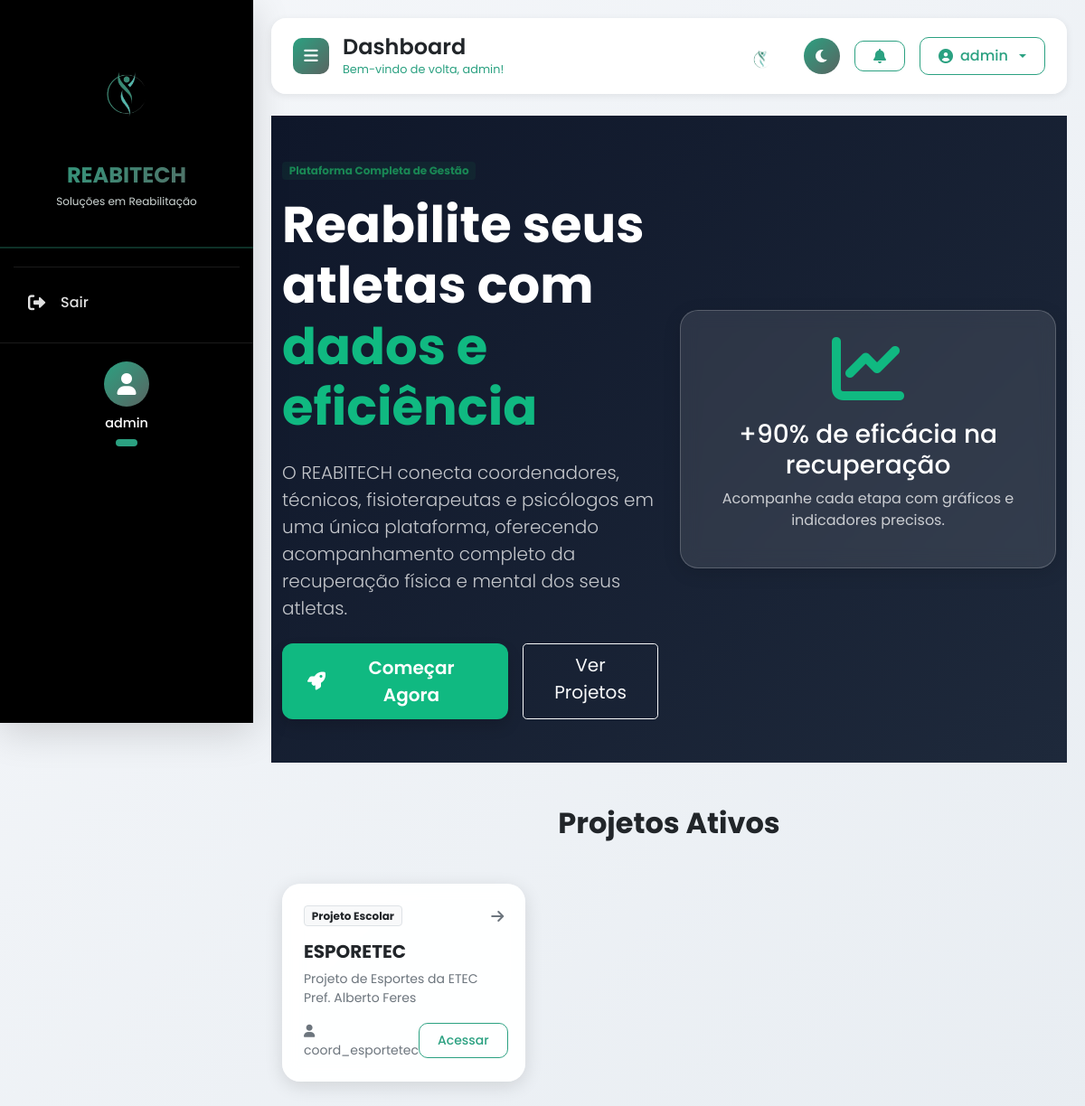
Page / (signed in) on the earlier database version.
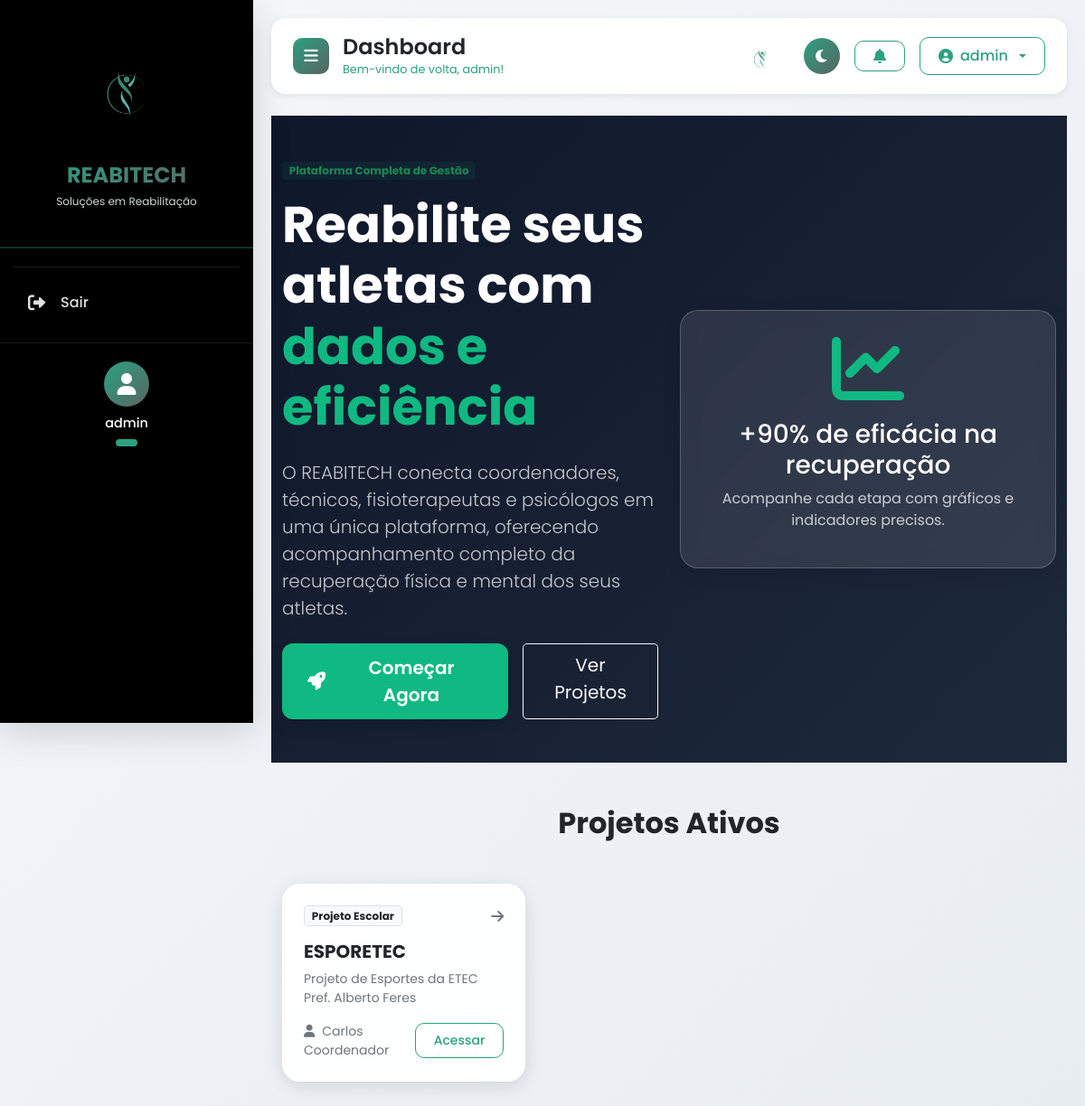
Same page on the later database version.
### projetos/models.py (models this page shows, shortened)
class Projeto(models.Model):
    TIPO_PROJETO = [
        ('time', 'Time Esportivo'),
        ('escola', 'Projeto Escolar'),
        ('clinica', 'Consultório/Clínica'),
        ('outro', 'Outro'),
    ]
    nome = models.CharField(max_length=200)
    tipo = models.CharField(max_length=20, choices=TIPO_PROJETO)
    descricao = models.TextField(blank=True)
    plano = models.ForeignKey(Plano, on_delete=models.PROTECT)
    coordenador = models.ForeignKey(User, on_delete=models.PROTECT, related_name='projetos_coordenados')
    data_criacao = models.DateTimeField(auto_now_add=True)
    ativo = models.BooleanField(default=True)
    logo = models.ImageField(upload_to='projetos/logos/', blank=True, null=True)
    publico = models.BooleanField(default=False)
    site_oficial = models.URLField(blank=True)

### projetos/views.py (the view)
# urls.py: path('', projetos_views.lista_projetos_publicos, name='landing'),
def lista_projetos_publicos(request):
    projetos = Projeto.objects.filter(publico=True, ativo=True)
    planos = Plano.objects.filter(ativo=True)
    return render(request, 'projetos/landing.html', {
        'projetos': projetos,
        'planos': planos,
    })

### templates/projetos/landing.html (shortened to what this page needs)
{% extends 'base.html' %}
{% load static %}
{% block content %}
<section class="py-5" style="background: linear-gradient(135deg, #0f172a, #1e293b); color: white; min-height: 80vh; display: flex; align-items: center;">
    <div class="container">
        <div class="row align-items-center">
            <div class="col-lg-6">
                <span class="badge bg-success bg-opacity-10 text-success mb-3">Plataforma Completa de Gestão</span>
                <h1 class="display-4 fw-bold mb-4">Reabilite seus atletas com <span style="color: #10b981;">dados e eficiência</span></h1>
                <p class="lead mb-4 opacity-75">O REABITECH conecta coordenadores, técnicos, fisioterapeutas e psicólogos em uma única plataforma, oferecendo acompanhamento completo da recuperação física e mental dos seus atletas.</p>
                <div class="d-flex gap-3">
                    <a href="{% url 'login' %}" class="btn btn-primary-custom btn-lg shadow" style="background: #10b981; border: none;">
                        <i class="fas fa-rocket me-2"></i>Começar Agora
                    </a>
                    <a href="#projetos" class="btn btn-outline-light btn-lg">Ver Projetos</a>
                </div>
            </div>
            <div class="col-lg-6 text-center">
                <div class="card-modern p-4 animate-fadeInUp" style="background: rgba(255,255,255,0.1); backdrop-filter: blur(10px); border: 1px solid rgba(255,255,255,0.2);">
                    <i class="fas fa-chart-line fa-5x" style="color: #10b981;"></i>
                    <h3 class="mt-3">+90% de eficácia na recuperação</h3>
                    <p class="opacity-75">Acompanhe cada etapa com gráficos e indicadores precisos.</p>
                </div>
            </div>
        </div>
    </div>
</section>
<section id="projetos" class="py-5">
    <div class="container">
        <h2 class="fw-bold text-center mb-5">Projetos Ativos</h2>
        <div class="row g-4">
            {% for projeto in projetos %}
            <div class="col-md-4">
                <div class="card-modern p-4 card-tilt">
                    <div class="d-flex justify-content-between align-items-center mb-3">
                        <span class="badge bg-light text-dark border">{{ projeto.get_tipo_display }}</span>
                        <i class="fas fa-arrow-right text-muted"></i>
                    </div>
                    <h5 class="fw-bold">{{ projeto.nome }}</h5>
                    <p class="text-muted small mb-3">{{ projeto.descricao|truncatechars:100 }}</p>
                    <div class="d-flex justify-content-between align-items-center">
                        <small class="text-muted"><i class="fas fa-user me-2"></i>{{ projeto.coordenador.get_full_name|default:projeto.coordenador.username }}</small>
                        <a href="{% url 'login' %}" class="btn btn-sm btn-outline-custom">Acessar</a>
                    </div>
                </div>
            </div>
            {% empty %}
            <div class="col-12 text-center">
                <p class="text-muted">Nenhum projeto público no momento.</p>
            </div>
            {% endfor %}
        </div>
    </div>
</section>
{% endblock %}

### templates/base.html (shortened to what this page needs)
<!DOCTYPE html>
<html lang="pt-br" data-bs-theme="light">
<head>
    <link href="https://cdn.jsdelivr.net/npm/bootstrap@5.1.3/dist/css/bootstrap.min.css" rel="stylesheet">
    <link rel="stylesheet" href="https://cdnjs.cloudflare.com/ajax/libs/font-awesome/6.0.0/css/all.min.css">
    <link href="https://unpkg.com/aos@2.3.1/dist/aos.css" rel="stylesheet">
    {% load static %}
    <link rel="stylesheet" href="{% static 'css/style.css' %}">
    <link rel="stylesheet" href="{% static 'css/animations.css' %}">
    <link rel="stylesheet" href="{% static 'css/dashboard.css' %}">
</head>
<body>
    {% if user.is_authenticated %}
    <div class="sidebar" id="sidebar">
        <div class="sidebar-logo">
            {% load static %}
            <img src="{% static 'images/logo.png' %}" alt="REABITECH" onerror="this.src='https://via.placeholder.com/140x140?text=REABITECH'">
            <h3>REABITECH</h3>
            <p>Soluções em Reabilitação</p>
        </div>
        <div class="sidebar-menu">
            <div style="height: 1px; background: rgba(255,255,255,0.1); margin: 15px 0;"></div>
            <a href="{% url 'dashboard:logout' %}" class="sidebar-item"><i class="fas fa-sign-out-alt"></i><span>Sair</span></a>
        </div>
        <div class="sidebar-user">
            <div class="avatar"><i class="fas fa-user"></i></div>
            <h6>{{ user.get_full_name|default:user.username }}</h6>
            <span class="badge">{{ user.perfil.get_tipo_display }}</span>
        </div>
    </div>
    {% endif %}
    <div class="main-content {% if not user.is_authenticated %}no-sidebar{% endif %}" id="mainContent">
        {% if user.is_authenticated %}
        <div class="top-navbar">
            <div class="page-title">
                <button class="toggle-btn-integrated d-none d-lg-flex" id="desktopToggleBtn">
                    <i class="fas fa-bars"></i>
                </button>
                <div>
                    <h2>{% block page_title %}Dashboard{% endblock %}</h2>
                    <p class="mb-0">Bem-vindo de volta, {{ user.get_full_name|default:user.username }}!</p>
                </div>
            </div>
            <div class="d-flex align-items-center gap-3">
                <img src="{% static 'images/logo.png' %}" alt="REABITECH" style="height: 60px; width: auto; border-radius: 12px; display:none;" onerror="this.style.display='none'" onload="this.style.display='block'">
                <button class="dark-mode-toggle" id="darkModeToggle"><i class="fas fa-moon"></i></button>
                <a href="{% url 'dashboard:notificacoes' %}" class="btn btn-outline-custom position-relative">
                    <i class="fas fa-bell"></i>
                </a>
                <div class="dropdown">
                    <button class="btn btn-outline-custom dropdown-toggle" type="button" data-bs-toggle="dropdown">
                        <i class="fas fa-user-circle"></i>
                        <span>{{ user.get_short_name|default:user.username|truncatechars:15 }}</span>
                    </button>
                </div>
            </div>
        </div>
        {% endif %}
        {% block content %}
        {% endblock %}
    </div>
</body>
</html>

### static/css/style.css (style rules this page uses)
* { margin: 0; padding: 0; box-sizing: border-box; }
body { font-family: 'Poppins', sans-serif; overflow-x: hidden; }
.animate-fadeInUp { animation: fadeInUp 0.6s cubic-bezier(0.4, 0, 0.2, 1) forwards; }
.card-tilt { transition: transform 0.3s ease, box-shadow 0.3s ease; }
a { text-decoration: none; color: var(--secondary); transition: all 0.3s ease; }

### templates/base.html (style rules this page uses)
:root { --primary: #000000; --secondary: #2BA181; --complementar: #5A6461; --neutral: #D1D9D7; --light: #FFFFFF; --gradient: linear-gradient(135deg, #2BA181 0%, #5A6461 100%); --gradient-dark: linear-gradient(135deg, #000000 0%, #1a1a2e 100%); --shadow-sm: 0 2px 8px rgba(0,0,0,0.08); --shadow-md: 0 5px 20px rgba(0,0,0,0.12); --shadow-lg: 0 10px 40px rgba(0,0,0,0.15); --shadow-hover: 0 20px 40px rgba(43,161,129,0.25); }
body { font-family: 'Poppins', sans-serif; background: linear-gradient(135deg, #f5f7fa 0%, #e8edf2 100%); min-height: 100vh; transition: all 0.3s ease; }
.sidebar { position: fixed; left: 0; top: 0; height: 100vh; width: 280px; background: var(--primary); color: white; transition: all 0.3s cubic-bezier(0.4, 0, 0.2, 1); z-index: 1000; box-shadow: var(--shadow-lg); overflow-y: auto; }
.sidebar-logo { padding: 25px 20px; text-align: center; border-bottom: 2px solid rgba(43,161,129,0.3); margin-bottom: 20px; }
.sidebar-logo img { max-width: 140px; width: 100%; height: auto; margin-bottom: 15px; border-radius: 12px; }
.sidebar-logo h3 { font-size: 1.5rem; font-weight: 700; background: var(--gradient); -webkit-background-clip: text; background-clip: text; color: transparent; margin: 0; }
.sidebar-logo p { font-size: 0.75rem; color: var(--neutral); margin-top: 5px; }
.sidebar-menu { padding: 0 15px; }
.sidebar-item { display: flex; align-items: center; gap: 12px; padding: 12px 16px; margin: 5px 0; border-radius: 12px; color: #e0e0e0; text-decoration: none; transition: all 0.3s ease; font-weight: 500; }
.sidebar-item i { width: 24px; font-size: 1.2rem; }
.sidebar-user { padding: 20px; margin-top: 20px; border-top: 1px solid rgba(255,255,255,0.1); text-align: center; }
.sidebar-user .avatar { width: 50px; height: 50px; background: var(--gradient); border-radius: 50%; display: flex; align-items: center; justify-content: center; margin: 0 auto 10px; }
.sidebar-user .avatar i { font-size: 24px; color: white; }
.sidebar-user h6 { margin: 0; font-size: 0.9rem; }
.sidebar-user .badge { background: var(--secondary); font-size: 0.7rem; margin-top: 5px; display: inline-block; padding: 4px 12px; border-radius: 20px; }
.main-content { transition: all 0.3s cubic-bezier(0.4, 0, 0.2, 1); padding: 20px; min-height: 100vh; }
.main-content:not(.no-sidebar) { margin-left: 280px; }
.top-navbar { background: rgba(255,255,255,0.95); backdrop-filter: blur(10px); border-radius: 16px; padding: 12px 24px; margin-bottom: 24px; box-shadow: var(--shadow-sm); display: flex; justify-content: space-between; align-items: center; flex-wrap: wrap; gap: 15px; position: relative; z-index: 1050; }
.page-title { display: flex; align-items: center; gap: 15px; }
.toggle-btn-integrated { background: var(--gradient); border: none; border-radius: 10px; width: 40px; height: 40px; color: white; cursor: pointer; transition: all 0.3s ease; display: flex; align-items: center; justify-content: center; font-size: 1.1rem; }
.page-title h2 { font-size: 1.5rem; font-weight: 600; margin: 0; }
.page-title p { margin: 0; font-size: 0.8rem; color: var(--secondary); }
.card-modern { background: rgba(255,255,255,0.95); backdrop-filter: blur(10px); border-radius: 20px; border: none; box-shadow: var(--shadow-md); transition: all 0.4s cubic-bezier(0.4, 0, 0.2, 1); overflow: hidden; }
.btn-primary-custom { background: var(--gradient); border: none; padding: 12px 28px; border-radius: 12px; font-weight: 600; transition: all 0.3s ease; color: white; display: inline-flex; align-items: center; gap: 8px; text-decoration: none; }
.btn-outline-custom { border: 1px solid var(--secondary); background: transparent; padding: 8px 20px; border-radius: 10px; font-weight: 500; color: var(--secondary); transition: all 0.3s ease; display: inline-flex; align-items: center; gap: 8px; text-decoration: none; }
.dark-mode-toggle { background: var(--gradient); border: none; border-radius: 50%; width: 40px; height: 40px; display: flex; align-items: center; justify-content: center; cursor: pointer; color: white; }
.animate-fadeInUp { animation: fadeInUp 0.6s ease forwards; }

Differences in the rows shown:
changed Projeto "ESPORETEC": coordenador.get_full_name "coord_esportetec" → "Carlos Coordenador"
